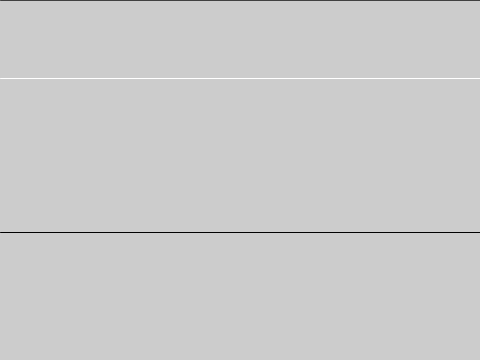
Frame 1 (no input)
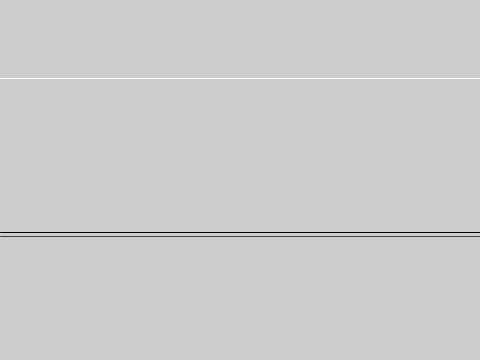
Frame 60 (the mouse pressed at the canvas centre just before this capture)
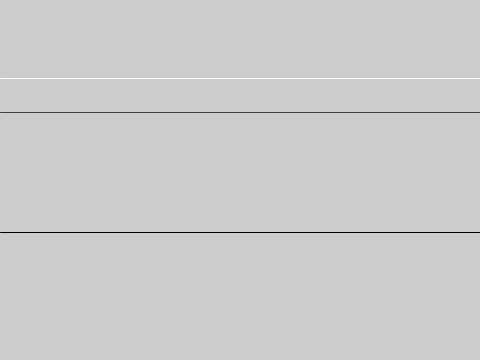
Frame 120 (the mouse held since frame 60 and released just before this capture)

The Processing sketch that drew these frames (run headless with seeded random() and noise(); from frame 60 on, the mouse is pressed at the canvas centre):

// Processing sketch: processing_128629
// ── processing_128629.pde

//Carlyn Maw
//Constant vs Variable Example 1

//One line is always the same. 
//One line that will be differen everytime the sketch is loaded. 
//One that is different every frame. 

final static float L1 = 78;
final float L2 = random(360); 
final static int speed = 4;
int lineY = 0;

void setup() { 
  size(480, 360); //cannot use constants in JavaScript mode.
  background(204);
}

void draw() {
  background(204);
  stroke(255);
  line(0, L1, width, L1);
  stroke(0);
  line(0, L2, width, L2);
  stroke(64);
  line(0, lineY, width, lineY);
  lineY = lineY + speed;
  if (lineY> height) {
    lineY = 0;
  }
}
